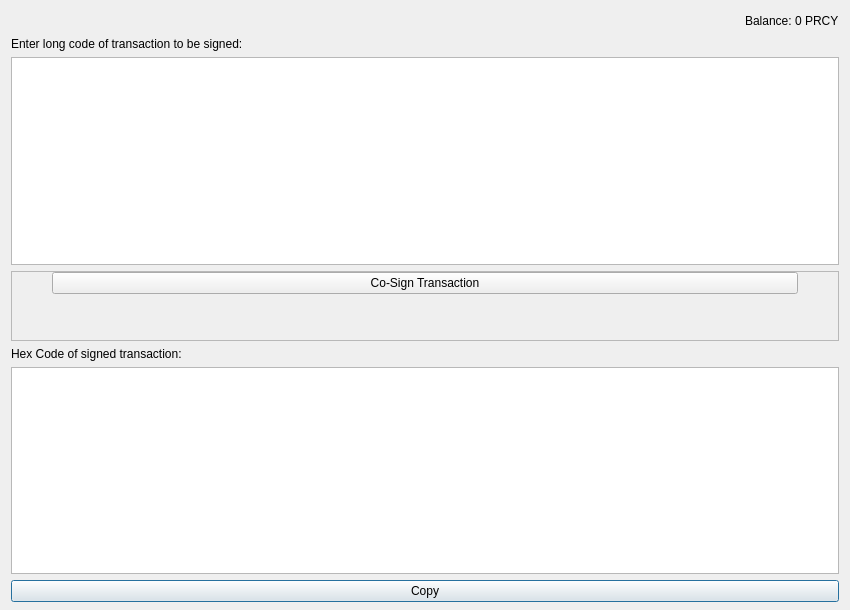
<?xml version="1.0" encoding="UTF-8"?>
<ui version="4.0">
 <class>CoSignTransaction</class>
 <widget class="QDialog" name="CoSignTransaction">
  <property name="geometry">
   <rect>
    <x>0</x>
    <y>0</y>
    <width>850</width>
    <height>610</height>
   </rect>
  </property>
  <property name="sizePolicy">
   <sizepolicy hsizetype="Maximum" vsizetype="Preferred">
    <horstretch>0</horstretch>
    <verstretch>0</verstretch>
   </sizepolicy>
  </property>
  <property name="windowTitle">
   <string>Co-Sign Transaction</string>
  </property>
  <property name="sizeGripEnabled">
   <bool>false</bool>
  </property>
  <layout class="QVBoxLayout" name="verticalLayout" stretch="0,0,0,0,0,0,0">
   <property name="bottomMargin">
    <number>8</number>
   </property>
   <item>
    <layout class="QHBoxLayout" name="horizontalLayout">
     <item>
      <layout class="QHBoxLayout" name="horizontalLayout_2">
       <property name="spacing">
        <number>3</number>
       </property>
       <item>
        <spacer name="horizontalSpacer">
         <property name="orientation">
          <enum>Qt::Horizontal</enum>
         </property>
         <property name="sizeHint" stdset="0">
          <size>
           <width>40</width>
           <height>20</height>
          </size>
         </property>
        </spacer>
       </item>
       <item>
        <widget class="QLabel" name="label">
         <property name="toolTip">
          <string>Your current spendable balance</string>
         </property>
         <property name="text">
          <string>Balance:</string>
         </property>
        </widget>
       </item>
       <item>
        <widget class="QLabel" name="labelBalance">
         <property name="sizePolicy">
          <sizepolicy hsizetype="Preferred" vsizetype="Fixed">
           <horstretch>0</horstretch>
           <verstretch>0</verstretch>
          </sizepolicy>
         </property>
         <property name="cursor">
          <cursorShape>IBeamCursor</cursorShape>
         </property>
         <property name="toolTip">
          <string>Your current spendable balance</string>
         </property>
         <property name="text">
          <string notr="true">0 PRCY</string>
         </property>
         <property name="textInteractionFlags">
          <set>Qt::LinksAccessibleByMouse|Qt::TextSelectableByKeyboard|Qt::TextSelectableByMouse</set>
         </property>
        </widget>
       </item>
      </layout>
     </item>
    </layout>
   </item>
   <item>
    <widget class="QLabel" name="label_3">
     <property name="text">
      <string>Enter long code of transaction to be signed:</string>
     </property>
    </widget>
   </item>
   <item>
    <layout class="QHBoxLayout" name="horizontalLayout">
     <item>
      <layout class="QHBoxLayout" name="horizontalLayout_2">
       <property name="spacing">
        <number>3</number>
       </property>
       <item>
        <widget class="QTextEdit" name="hexCode">
         <property name="acceptRichText">
          <bool>false</bool>
         </property>
        </widget>
       </item>
      </layout>
     </item>
    </layout>
   </item>
   <item>
    <widget class="QScrollArea" name="scrollArea">
     <property name="sizePolicy">
      <sizepolicy hsizetype="Expanding" vsizetype="Minimum">
       <horstretch>0</horstretch>
       <verstretch>0</verstretch>
      </sizepolicy>
     </property>
     <property name="widgetResizable">
      <bool>true</bool>
     </property>
     <widget class="QWidget" name="scrollAreaWidgetContents">
      <property name="enabled">
       <bool>true</bool>
      </property>
      <property name="geometry">
       <rect>
        <x>0</x>
        <y>0</y>
        <width>824</width>
        <height>34</height>
       </rect>
      </property>
      <property name="sizePolicy">
       <sizepolicy hsizetype="Preferred" vsizetype="Maximum">
        <horstretch>0</horstretch>
        <verstretch>0</verstretch>
       </sizepolicy>
      </property>
      <layout class="QVBoxLayout" name="verticalLayout_2" stretch="0">
       <property name="leftMargin">
        <number>0</number>
       </property>
       <property name="topMargin">
        <number>0</number>
       </property>
       <property name="rightMargin">
        <number>0</number>
       </property>
       <property name="bottomMargin">
        <number>0</number>
       </property>
       <item>
        <layout class="QVBoxLayout" name="verticalLayout_4">
         <item>
          <layout class="QHBoxLayout" name="horizontalLayoutSend_2">
           <item>
            <spacer name="horizontalSpacerSendL_2">
             <property name="orientation">
              <enum>Qt::Horizontal</enum>
             </property>
             <property name="sizeType">
              <enum>QSizePolicy::Fixed</enum>
             </property>
             <property name="sizeHint" stdset="0">
              <size>
               <width>40</width>
               <height>0</height>
              </size>
             </property>
            </spacer>
           </item>
           <item>
            <widget class="QPushButton" name="sendButton">
             <property name="enabled">
              <bool>true</bool>
             </property>
             <property name="sizePolicy">
              <sizepolicy hsizetype="Preferred" vsizetype="Fixed">
               <horstretch>0</horstretch>
               <verstretch>0</verstretch>
              </sizepolicy>
             </property>
             <property name="minimumSize">
              <size>
               <width>150</width>
               <height>0</height>
              </size>
             </property>
             <property name="toolTip">
              <string>Co-Sign Transaction</string>
             </property>
             <property name="text">
              <string>Co-Sign Transaction</string>
             </property>
             <property name="autoDefault">
              <bool>false</bool>
             </property>
             <property name="default">
              <bool>true</bool>
             </property>
            </widget>
           </item>
           <item>
            <spacer name="horizontalSpacerSendR_2">
             <property name="orientation">
              <enum>Qt::Horizontal</enum>
             </property>
             <property name="sizeType">
              <enum>QSizePolicy::Fixed</enum>
             </property>
             <property name="sizeHint" stdset="0">
              <size>
               <width>40</width>
               <height>0</height>
              </size>
             </property>
            </spacer>
           </item>
          </layout>
         </item>
        </layout>
       </item>
      </layout>
     </widget>
    </widget>
   </item>
   <item>
    <widget class="QLabel" name="label_2">
     <property name="text">
      <string>Hex Code of signed transaction:</string>
     </property>
    </widget>
   </item>
   <item>
    <widget class="QTextEdit" name="signedHex">
     <property name="readOnly">
      <bool>true</bool>
     </property>
     <property name="acceptRichText">
      <bool>false</bool>
     </property>
    </widget>
   </item>
   <item>
    <widget class="QPushButton" name="copyButton">
     <property name="layoutDirection">
      <enum>Qt::RightToLeft</enum>
     </property>
     <property name="text">
      <string>Copy</string>
     </property>
    </widget>
   </item>
  </layout>
 </widget>
 <resources/>
 <connections/>
</ui>
